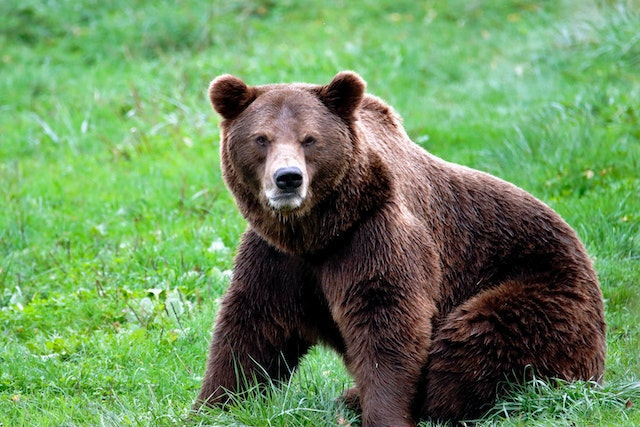
#> input picture Photos/bear.jpg, 640 x 427 px
$ jupyter execute 'Basic commands.ipynb'
#> lines starting #> are read from the running program, lines starting #| are printed output that depends on the picture
[cell 1]
# Crop

[cell 2]
import cv2

img = cv2.imread('Photos/bear.jpg')
#> img is the input picture: shape (427, 640, 3); mean B, G, R 91.8, 141.6, 106.1

print(img.shape)
#| (427, 640, 3)

cropped_img = img[220:740, 320:940]
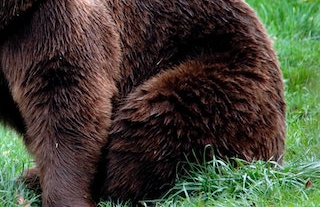
#> cropped_img: shape (207, 320, 3); mean B, G, R 52.2, 66.8, 66.7

cv2.imshow('img', img)
cv2.imshow('cropped_img', cropped_img)
cv2.waitKey(0)

# Resize

[cell 3]
import cv2

img = cv2.imread('Photos/bear.jpg')

resized_img = cv2.resize(img, (640, 640))
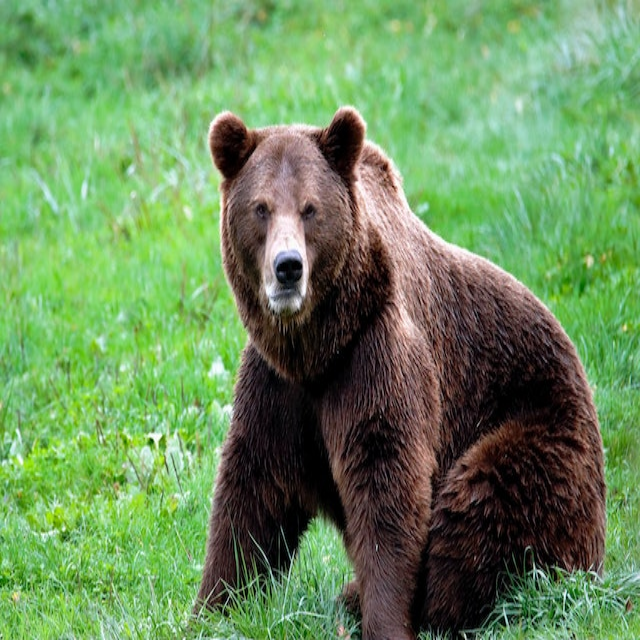
#> resized_img: shape (640, 640, 3); mean B, G, R 91.7, 141.4, 106

print(img.shape)
#| (427, 640, 3)
print(resized_img.shape)
#| (640, 640, 3)

cv2.imshow('img', img)
cv2.imshow('resized_img', resized_img)
cv2.waitKey(0)

$ run again, with Photos/cow-salt-peper.png saved as Photos/bear.jpg
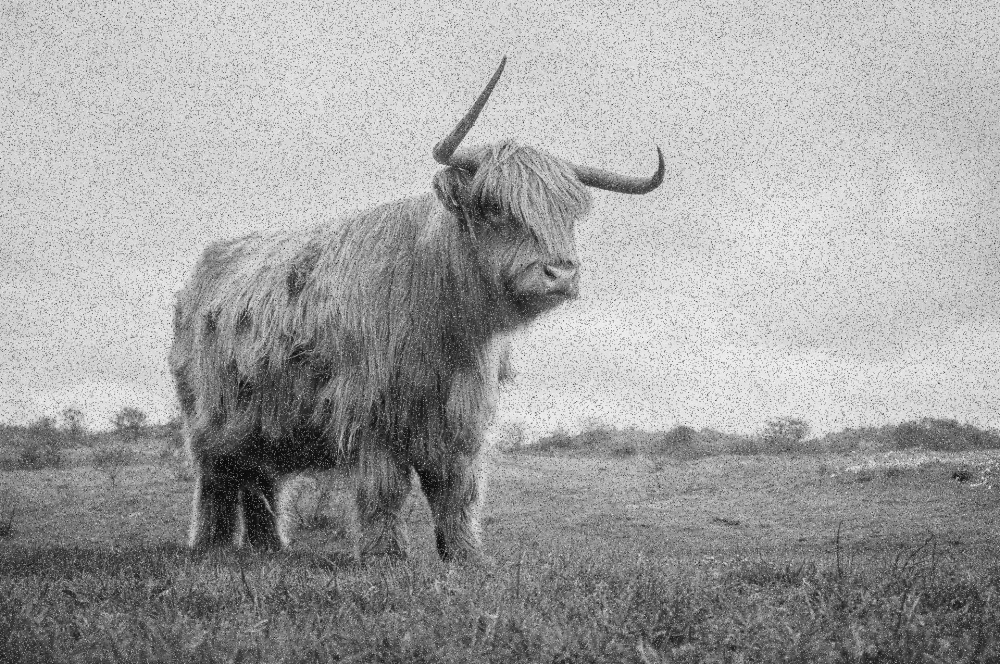
#> input picture Photos/cow-salt-peper.png, 1000 x 664 px
#> img is the input picture: shape (664, 1000, 3); min 0, max 250, mean 161.4
#| (664, 1000, 3)
#> `cropped_img = img[220:740, 320:940]`:
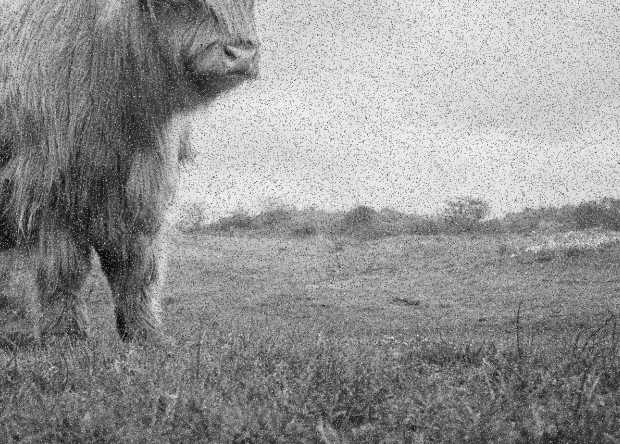
#> cropped_img: shape (444, 620, 3); min 5, max 249, mean 146.6
#> `resized_img = cv2.resize(img, (640, 640))`:
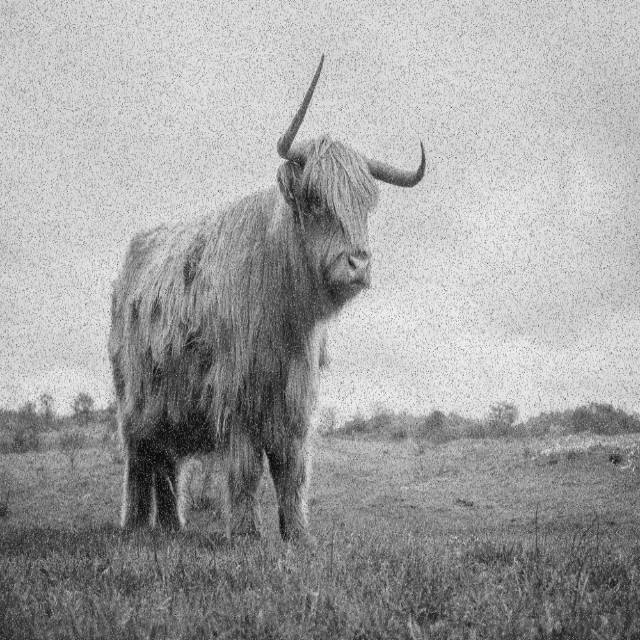
#> resized_img: shape (640, 640, 3); min 6, max 243, mean 161.3
#| (664, 1000, 3)
#| (640, 640, 3)

$ run again, with Photos/handwritten.png saved as Photos/bear.jpg
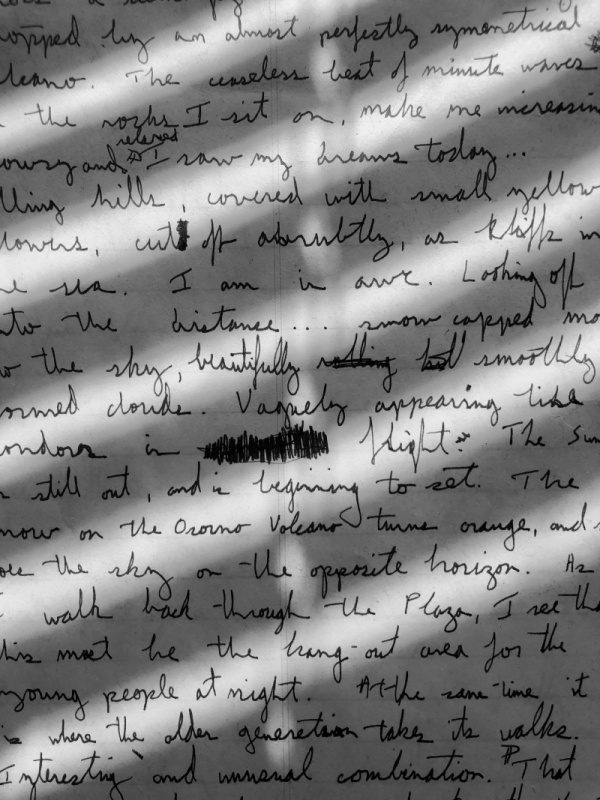
#> input picture Photos/handwritten.png, 600 x 800 px
#> img is the input picture: shape (800, 600, 3); min 0, max 244, mean 129.6
#| (800, 600, 3)
#> `cropped_img = img[220:740, 320:940]`:
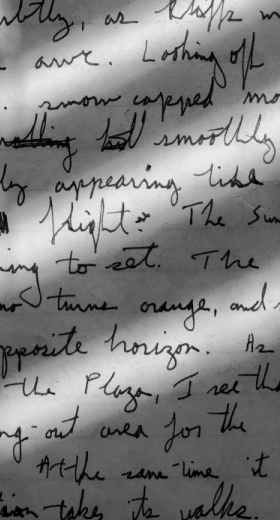
#> cropped_img: shape (520, 280, 3); min 0, max 238, mean 127.9
#> `resized_img = cv2.resize(img, (640, 640))`:
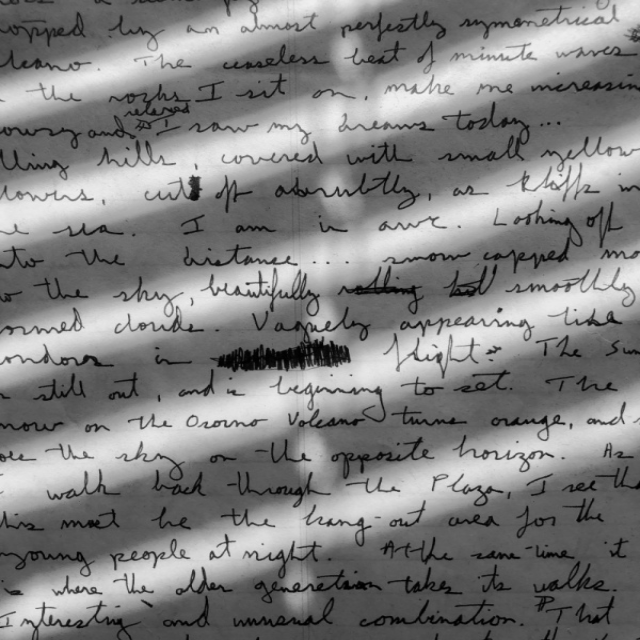
#> resized_img: shape (640, 640, 3); min 0, max 242, mean 129.5
#| (800, 600, 3)
#| (640, 640, 3)
